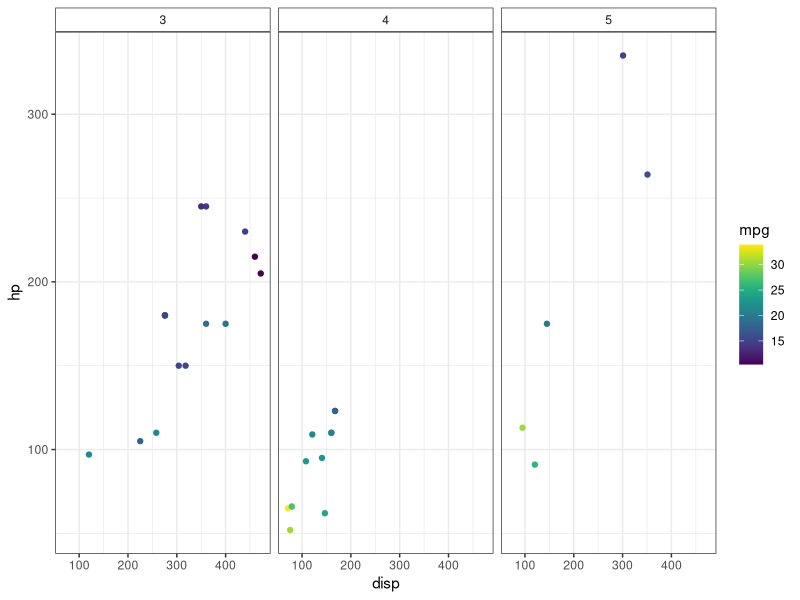

This figure's R source:
## ---- chunk 1
library(tidyverse)
library(viridis)
mtcars %>%
  #mutate(gear = factor(gear)) %>%
  ggplot() +
  theme_bw() +
  geom_point(aes(x = disp, y = hp, colour = mpg)) +
  scale_color_viridis() +
  facet_wrap(~gear) +
  theme(strip.background = element_rect(fill = "transparent"))
